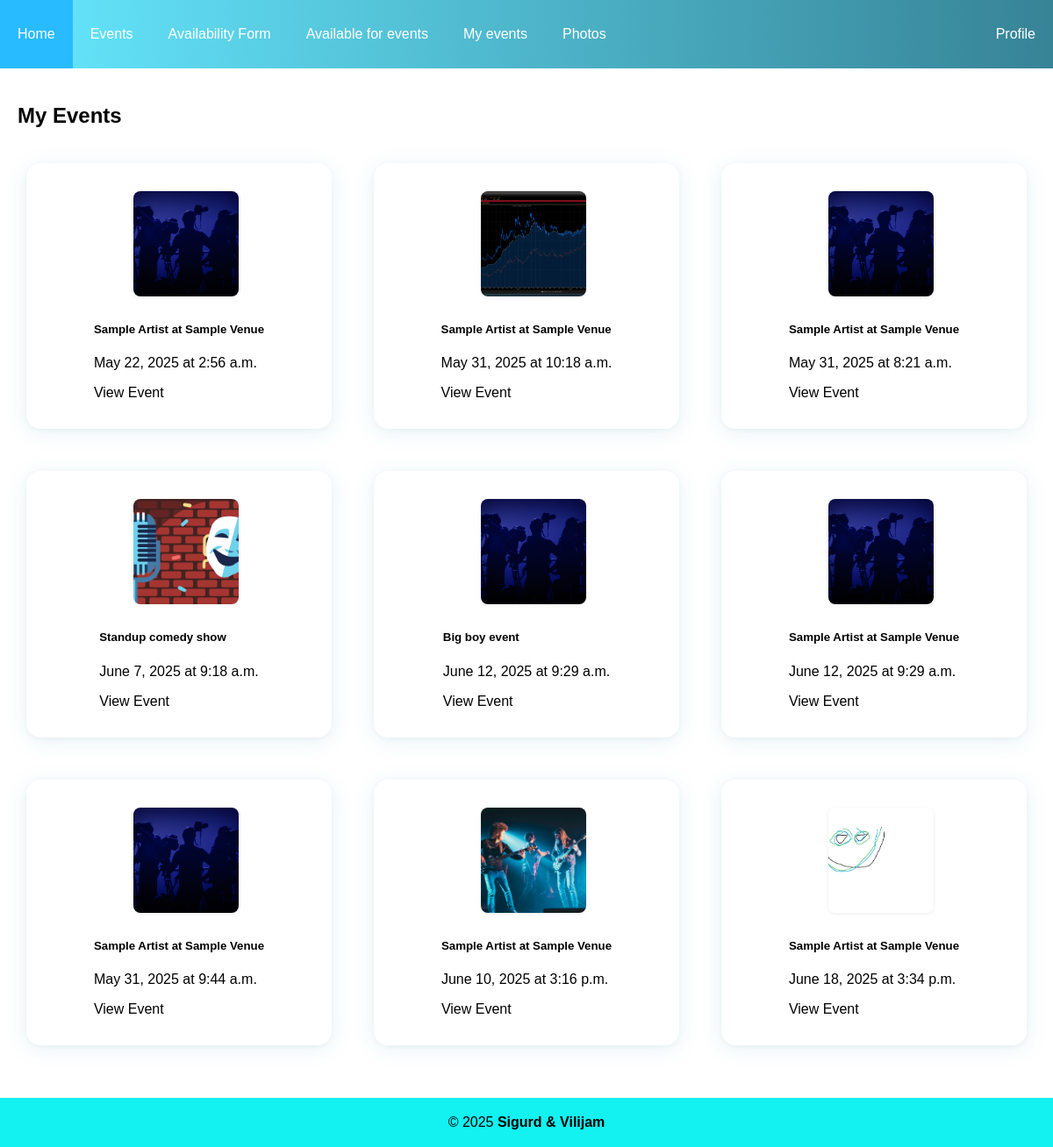
Page /myevents/ (signed in) on the earlier database version.
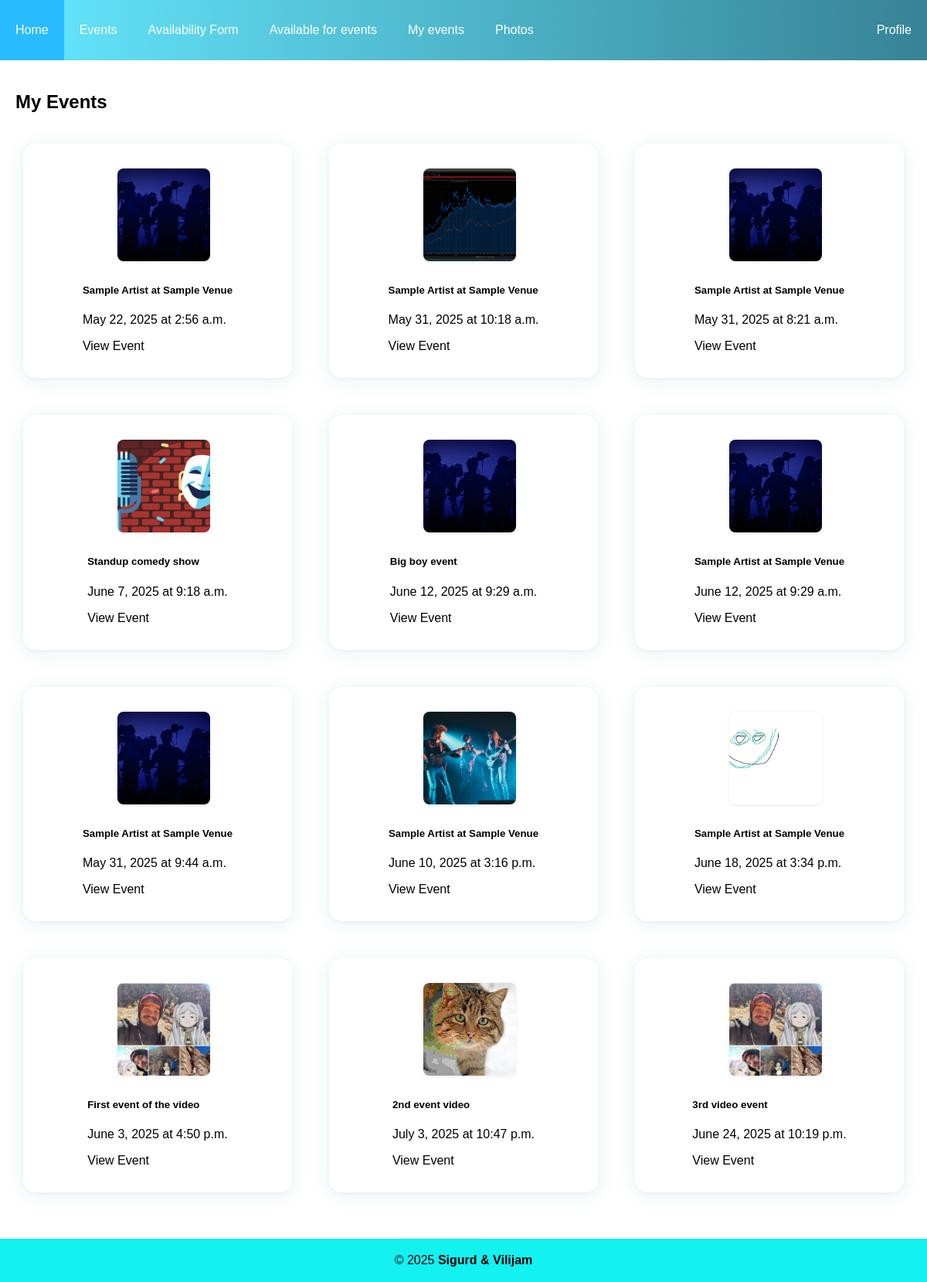
Same page on the later database version.
### app/models.py (models this page shows, shortened)
class Events(models.Model):
    eventname = models.CharField(max_length=100)
    eventdate = models.DateField()
    eventtime = models.TimeField()
    location = models.ForeignKey(
        Location, on_delete=models.CASCADE, related_name="events"
    )
    eventdescription = models.TextField()
    eventimage = models.ImageField(
        upload_to="eventpics/", default="eventpics/default.png", null=True, blank=True
    )
    EventArtists = models.ManyToManyField(
        Artist, through="EventArtists", related_name="event_artists"
    )
    eventvenue = models.ForeignKey(
        Venue, on_delete=models.CASCADE, related_name="event_venue"
    )
    ticketsold = models.IntegerField(default=0)
    ticketprice = models.DecimalField(max_digits=5, decimal_places=2)
    genres = models.ManyToManyField(Genre, related_name="events")
    authorized_doormen = models.ManyToManyField(
        Doorman, related_name="events", blank=True
    )

### app/views.py (the view)
# urls.py: path('myevents/', views.myevents, name='myevents'),
@profile_required
@login_required
@role_required(["artist", "venue"])
def myevents(request):
    user = request.user
    events = []
    if user.role == "artist" and hasattr(user, "artist_user"):
        artist_events = Events.objects.filter(EventArtists=user.artist_user)
        events.extend(artist_events)
    if user.role == "venue" and hasattr(user, "venue_user"):
        venue_events = Events.objects.filter(eventvenue=user.venue_user)
        events.extend(venue_events)
    events = list(set(events))
    return render(request, "myevents.html", {"events": events})

### app/utils.py (called while the page is built)
def role_required(allowed_roles):
    def decorator(view_func):
        @wraps(view_func)
        def _wrapped_view(request, *args, **kwargs):
            if not request.user.is_authenticated:
                return HttpResponse(
                    "You must be logged in to access this page.", status=403
                )
            if request.user.role not in allowed_roles:
                return HttpResponse(
                    "You do not have permission to access this page.", status=403
                )
            return view_func(request, *args, **kwargs)
        return _wrapped_view
    return decorator

def profile_required(view_func):
    @wraps(view_func)
    def checkprofile(request, *args, **kwargs):
        user = request.user
        if not (
            hasattr(user, "fan_user")
            or hasattr(user, "artist_user")
            or hasattr(user, "venue_user")
            or hasattr(user, "doorman_user")
        ):
            return redirect("createprofile")
        return view_func(request, *args, **kwargs)
    return checkprofile

### templates/myevents.html
{% extends "base.html" %}
{% block content %}
<div class="container">
    <h2>My Events</h2>
    {% if events %}
    <div class="cards">
        {% for event in events %}
        <div class="col-md-4 mb-4">
            <div class="card">
                {% if event.eventimage %}
                <img src="{{ event.eventimage.url }}" class="card-img-top" alt="{{ event.eventname }}">
                {% endif %}
                <div class="card-body">
                    <h5 class="card-title">{{ event.eventname }}</h5>
                    <p class="card-text">{{ event.eventdate }} at {{ event.eventtime }}</p>
                    <a href="{% url 'event' event.id %}" class="btn btn-primary">View Event</a>
                </div>
            </div>
        </div>
        {% endfor %}
    </div>
    {% else %}
    <p>You don't have any events yet.</p>
    {% endif %}
</div>
{% endblock %}

### templates/base.html (shortened to what this page needs)
<!DOCTYPE html>
<html lang="en">
<head>
    {%load static%}
    <link rel="stylesheet" href="{% static 'css/base.css' %}">
</head>
<body>
    <nav>
        <ul>
            <li><a href="{% url 'home' %}">Home</a></li>
            <li><a href="{% url 'events' %}">Events</a></li>
            <li style="float: right">
                {% if user.is_authenticated %}
                <a href="{% url 'profile' %}">Profile</a>
                {% else %}
                <a href="{% url 'signup' %}">Sign up</a>
            <li style="float: right"><a href="{% url 'login' %}">Login</a></li>
            {% endif %}
            </li>
            {% if user.is_authenticated and user.role == 'artist' or user.role == 'venue' %}
            <li><a href="{% url 'availabilityform' %}">Availability Form</a></li>
            <li><a href="{% url 'available' %}">Available for events</a></li>
            <li><a href="{% url 'myevents' %}">My events</a></li>
            {% elif user.role == "doorman"%}
            <li><a href="{%url 'ticketvalidation'%}">Validate tickets</a></li>
            {% endif %}
            {% if user.role == "venue" %}
            <li><a href="{% url 'photoupload' %}">Photos</a></li>
            {% endif %}
        </ul>
    </nav>
    {% block content %}
    {% endblock %}
    <footer>
        <p>© 2025 <b>Sigurd & Vilijam</b></p>
    </footer>
</body>
</html>

### static/css/base.css (style rules this page uses)
footer { text-align: center; padding: 3px; background-color: rgb(19, 241, 241); color: black; }
nav { background: linear-gradient(to right, rgb(101, 232, 255), rgb(55, 131, 150)); overflow: hidden; }
nav ul { list-style-type: none; margin: 0; padding: 0; }
nav ul li { float: left; }
nav ul li a { display: block; color: white; text-align: center; padding: 30px 20px; text-decoration: none; }
body { font-family: Verdana, Geneva, Tahoma, sans-serif; background: linear-gradient(rgb(255, 255, 255), rgb(255, 255, 255)); margin: 0; }
.container { max-width: 1200px; margin: 0 auto; padding: 20px; }
.card { background: #fff; border: none; box-shadow: 0 4px 24px rgba(33, 134, 166, 0.10), 0 1.5px 6px rgba(0, 0, 0, 0.04); padding: 2rem 1.5rem; font-size: 1em; border-radius: 16px; transition: transform 0.15s, box-shadow 0.15s; margin: 0.5rem; width: 300px; display: flex; flex-direction: column; align-items: center; }
.card a { display: block; height: 100%; width: 100%; color: inherit; text-decoration: none; }
.card img { float: right; width: 120px; height: 120px; margin-left: 16px; margin-bottom: 8px; border-radius: 8px; box-shadow: 0 1px 4px rgba(0, 0, 0, 0.08); object-fit: cover; vertical-align: top; }
.cards { display: flex; flex-wrap: wrap; gap: 32px; justify-content: center; margin: 2rem auto; max-width: 1200px; }

Differences in the rows shown:
added Events: eventimage (picture), eventname "First event of the video", eventdate "June 3, 2025", eventtime "4:50 p.m."
added Events: eventimage (picture), eventname "2nd event video", eventdate "July 3, 2025", eventtime "10:47 p.m."
added Events: eventimage (picture), eventname "3rd video event", eventdate "June 24, 2025", eventtime "10:19 p.m."
